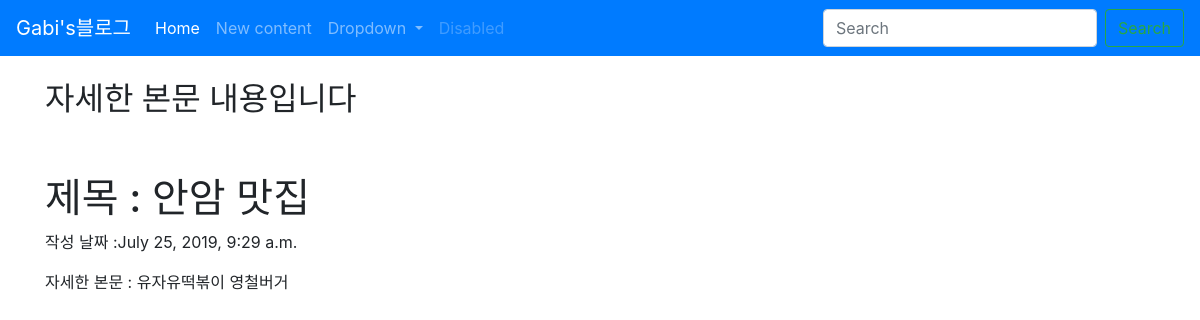
The app's page /blog/4 with its own data.
### blog/models.py (models this page shows, shortened)
class Blog(models.Model):
    title = models.CharField(max_length=200)
    pub_date = models.DateTimeField('date published')
    body = models.TextField()

### blog/views.py (the view)
# urls.py: path('<int:blog_id>', views.detail, name="detail"),
def detail(request, blog_id):
    blog_detail = get_object_or_404(Blog, pk = blog_id)
    return render(request, 'detail.html', {'blog':blog_detail})

### blog/templates/detail.html
{% extends 'base.html'%}
{% block contents %}
<body>
<br>
<div class="container">
<h2>자세한 본문 내용입니다</h2>
<br><br>
<h1> 제목 : {{blog.title}} </h1>
<p style font-weight:bold> 작성 날짜 :{{blog.pub_date}} </p>
<p> 자세한 본문 : {{blog.body}} </p>
</div>
</body>
{% endblock %}

### records on screen
Blog: title "안암 맛집", pub_date "July 25, 2019, 9:29 a.m.", body "유자유떡볶이 영철버거"
